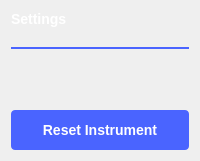
           <widget class="QWidget" name="generalSettings">
            <property name="styleSheet">
             <string notr="true">
QLabel
{
width: 68.2px;
height: 16.46px;
font-family: Arial;
font-size: 14px;
line-height: 16px;
color: rgba(255,255,255,150);
}

QLabel:disabled
{
  color: rgb(85, 85, 85);
}</string>
            </property>
            <layout class="QVBoxLayout" name="generalSettingsLayout">
             <property name="spacing">
              <number>0</number>
             </property>
             <item>
              <widget class="QLabel" name="label">
               <property name="styleSheet">
                <string notr="true">QLabel 
{
width: 56px;
height: 17px;
font-family: Arial;
font-size: 14px;
font-weight: bold;
line-height: 16px;
color: #FFFFFF;
}</string>
               </property>
               <property name="text">
                <string>Settings</string>
               </property>
              </widget>
             </item>
             <item>
              <spacer name="verticalSpacer_6">
               <property name="orientation">
                <enum>Qt::Vertical</enum>
               </property>
               <property name="sizeType">
                <enum>QSizePolicy::Fixed</enum>
               </property>
               <property name="sizeHint" stdset="0">
                <size>
                 <width>20</width>
                 <height>20</height>
                </size>
               </property>
              </spacer>
             </item>
             <item>
              <widget class="Line" name="line">
               <property name="styleSheet">
                <string notr="true">color: #4A64FF;</string>
               </property>
               <property name="frameShadow">
                <enum>QFrame::Plain</enum>
               </property>
               <property name="lineWidth">
                <number>2</number>
               </property>
               <property name="orientation">
                <enum>Qt::Horizontal</enum>
               </property>
              </widget>
             </item>
             <item>
              <spacer name="verticalSpacer_8">
               <property name="orientation">
                <enum>Qt::Vertical</enum>
               </property>
               <property name="sizeType">
                <enum>QSizePolicy::Fixed</enum>
               </property>
               <property name="sizeHint" stdset="0">
                <size>
                 <width>20</width>
                 <height>20</height>
                </size>
               </property>
              </spacer>
             </item>
             <item>
              <spacer name="verticalSpacer_7">
               <property name="orientation">
                <enum>Qt::Vertical</enum>
               </property>
               <property name="sizeType">
                <enum>QSizePolicy::Fixed</enum>
               </property>
               <property name="sizeHint" stdset="0">
                <size>
                 <width>20</width>
                 <height>20</height>
                </size>
               </property>
              </spacer>
             </item>
             <item>
              <spacer name="verticalSpacer_5">
               <property name="orientation">
                <enum>Qt::Vertical</enum>
               </property>
               <property name="sizeHint" stdset="0">
                <size>
                 <width>20</width>
                 <height>20</height>
                </size>
               </property>
              </spacer>
             </item>
             <item>
              <widget class="QPushButton" name="btnResetInstrument">
               <property name="styleSheet">
                <string notr="true">height:40px;
background-color: #4A64FF;
border-radius: 4px;

font-family: Arial;
font-size: 14px;
font-weight: bold;
line-height: 16px;
color: #FFFFFF;</string>
               </property>
               <property name="text">
                <string>Reset Instrument</string>
               </property>
              </widget>
             </item>
            </layout>
           </widget>
